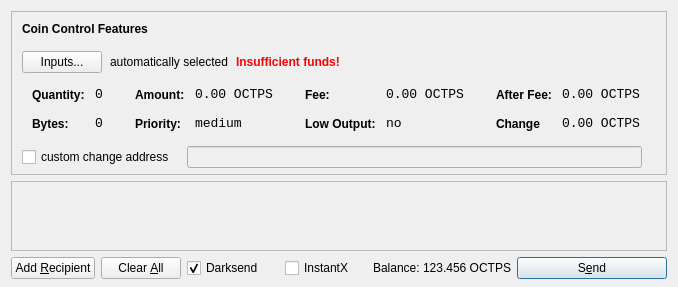
<?xml version="1.0" encoding="UTF-8"?>
<ui version="4.0">
 <class>SendCoinsDialog</class>
 <widget class="QDialog" name="SendCoinsDialog">
  <property name="geometry">
   <rect>
    <x>0</x>
    <y>0</y>
    <width>250</width>
    <height>200</height>
   </rect>
  </property>
  <property name="windowTitle">
   <string>Send Coins</string>
  </property>
  <layout class="QVBoxLayout" name="verticalLayout" stretch="0,1,0">
   <property name="bottomMargin">
    <number>8</number>
   </property>
   <item>
    <widget class="QFrame" name="frameCoinControl">
     <property name="sizePolicy">
      <sizepolicy hsizetype="Expanding" vsizetype="Expanding">
       <horstretch>0</horstretch>
       <verstretch>0</verstretch>
      </sizepolicy>
     </property>
     <property name="maximumSize">
      <size>
       <width>16777215</width>
       <height>16777215</height>
      </size>
     </property>
     <property name="frameShape">
      <enum>QFrame::StyledPanel</enum>
     </property>
     <property name="frameShadow">
      <enum>QFrame::Sunken</enum>
     </property>
     <layout class="QVBoxLayout" name="verticalLayoutCoinControl2">
      <property name="spacing">
       <number>-1</number>
      </property>
      <property name="leftMargin">
       <number>0</number>
      </property>
      <property name="topMargin">
       <number>0</number>
      </property>
      <property name="rightMargin">
       <number>0</number>
      </property>
      <property name="bottomMargin">
       <number>6</number>
      </property>
      <item>
       <layout class="QVBoxLayout" name="verticalLayoutCoinControl" stretch="0,0,0,0,1">
        <property name="spacing">
         <number>0</number>
        </property>
        <property name="leftMargin">
         <number>10</number>
        </property>
        <property name="topMargin">
         <number>10</number>
        </property>
        <item>
         <layout class="QHBoxLayout" name="horizontalLayoutCoinControl1">
          <property name="bottomMargin">
           <number>15</number>
          </property>
          <item>
           <widget class="QLabel" name="labelCoinControlFeatures">
            <property name="sizePolicy">
             <sizepolicy hsizetype="Preferred" vsizetype="Maximum">
              <horstretch>0</horstretch>
              <verstretch>0</verstretch>
             </sizepolicy>
            </property>
            <property name="font">
             <font>
              <weight>75</weight>
              <bold>true</bold>
             </font>
            </property>
            <property name="styleSheet">
             <string notr="true">font-weight:bold;</string>
            </property>
            <property name="text">
             <string>Coin Control Features</string>
            </property>
           </widget>
          </item>
         </layout>
        </item>
        <item>
         <layout class="QHBoxLayout" name="horizontalLayoutCoinControl2" stretch="0,0,0,0">
          <property name="spacing">
           <number>8</number>
          </property>
          <property name="bottomMargin">
           <number>10</number>
          </property>
          <item>
           <widget class="QPushButton" name="pushButtonCoinControl">
            <property name="styleSheet">
             <string notr="true"/>
            </property>
            <property name="text">
             <string>Inputs...</string>
            </property>
           </widget>
          </item>
          <item>
           <widget class="QLabel" name="labelCoinControlAutomaticallySelected">
            <property name="text">
             <string>automatically selected</string>
            </property>
            <property name="margin">
             <number>5</number>
            </property>
           </widget>
          </item>
          <item>
           <widget class="QLabel" name="labelCoinControlInsuffFunds">
            <property name="font">
             <font>
              <weight>75</weight>
              <bold>true</bold>
             </font>
            </property>
            <property name="styleSheet">
             <string notr="true">color:red;font-weight:bold;</string>
            </property>
            <property name="text">
             <string>Insufficient funds!</string>
            </property>
            <property name="margin">
             <number>5</number>
            </property>
           </widget>
          </item>
          <item>
           <spacer name="horizontalSpacerCoinControl">
            <property name="orientation">
             <enum>Qt::Horizontal</enum>
            </property>
            <property name="sizeHint" stdset="0">
             <size>
              <width>40</width>
              <height>1</height>
             </size>
            </property>
           </spacer>
          </item>
         </layout>
        </item>
        <item>
         <widget class="QWidget" name="widgetCoinControl" native="true">
          <property name="sizePolicy">
           <sizepolicy hsizetype="Preferred" vsizetype="Preferred">
            <horstretch>0</horstretch>
            <verstretch>0</verstretch>
           </sizepolicy>
          </property>
          <property name="minimumSize">
           <size>
            <width>0</width>
            <height>0</height>
           </size>
          </property>
          <property name="styleSheet">
           <string notr="true"/>
          </property>
          <layout class="QHBoxLayout" name="horizontalLayoutCoinControl5">
           <property name="margin">
            <number>0</number>
           </property>
           <item>
            <layout class="QHBoxLayout" name="horizontalLayoutCoinControl3" stretch="0,0,0,1">
             <property name="spacing">
              <number>20</number>
             </property>
             <property name="topMargin">
              <number>0</number>
             </property>
             <property name="bottomMargin">
              <number>10</number>
             </property>
             <item>
              <layout class="QFormLayout" name="formLayoutCoinControl1">
               <property name="horizontalSpacing">
                <number>10</number>
               </property>
               <property name="verticalSpacing">
                <number>14</number>
               </property>
               <property name="leftMargin">
                <number>10</number>
               </property>
               <property name="topMargin">
                <number>4</number>
               </property>
               <property name="rightMargin">
                <number>6</number>
               </property>
               <item row="0" column="0">
                <widget class="QLabel" name="labelCoinControlQuantityText">
                 <property name="styleSheet">
                  <string notr="true">font-weight:bold;</string>
                 </property>
                 <property name="text">
                  <string>Quantity:</string>
                 </property>
                 <property name="margin">
                  <number>0</number>
                 </property>
                </widget>
               </item>
               <item row="0" column="1">
                <widget class="QLabel" name="labelCoinControlQuantity">
                 <property name="font">
                  <font>
                   <family>Monospace</family>
                   <pointsize>10</pointsize>
                  </font>
                 </property>
                 <property name="cursor">
                  <cursorShape>IBeamCursor</cursorShape>
                 </property>
                 <property name="contextMenuPolicy">
                  <enum>Qt::ActionsContextMenu</enum>
                 </property>
                 <property name="text">
                  <string>0</string>
                 </property>
                 <property name="margin">
                  <number>0</number>
                 </property>
                 <property name="textInteractionFlags">
                  <set>Qt::LinksAccessibleByMouse|Qt::TextSelectableByKeyboard|Qt::TextSelectableByMouse</set>
                 </property>
                </widget>
               </item>
               <item row="1" column="0">
                <widget class="QLabel" name="labelCoinControlBytesText">
                 <property name="styleSheet">
                  <string notr="true">font-weight:bold;</string>
                 </property>
                 <property name="text">
                  <string>Bytes:</string>
                 </property>
                </widget>
               </item>
               <item row="1" column="1">
                <widget class="QLabel" name="labelCoinControlBytes">
                 <property name="font">
                  <font>
                   <family>Monospace</family>
                   <pointsize>10</pointsize>
                  </font>
                 </property>
                 <property name="cursor">
                  <cursorShape>IBeamCursor</cursorShape>
                 </property>
                 <property name="contextMenuPolicy">
                  <enum>Qt::ActionsContextMenu</enum>
                 </property>
                 <property name="text">
                  <string>0</string>
                 </property>
                 <property name="textInteractionFlags">
                  <set>Qt::LinksAccessibleByMouse|Qt::TextSelectableByKeyboard|Qt::TextSelectableByMouse</set>
                 </property>
                </widget>
               </item>
              </layout>
             </item>
             <item>
              <layout class="QFormLayout" name="formLayoutCoinControl2">
               <property name="horizontalSpacing">
                <number>10</number>
               </property>
               <property name="verticalSpacing">
                <number>14</number>
               </property>
               <property name="leftMargin">
                <number>6</number>
               </property>
               <property name="topMargin">
                <number>4</number>
               </property>
               <property name="rightMargin">
                <number>6</number>
               </property>
               <item row="0" column="0">
                <widget class="QLabel" name="labelCoinControlAmountText">
                 <property name="styleSheet">
                  <string notr="true">font-weight:bold;</string>
                 </property>
                 <property name="text">
                  <string>Amount:</string>
                 </property>
                 <property name="margin">
                  <number>0</number>
                 </property>
                </widget>
               </item>
               <item row="0" column="1">
                <widget class="QLabel" name="labelCoinControlAmount">
                 <property name="font">
                  <font>
                   <family>Monospace</family>
                   <pointsize>10</pointsize>
                  </font>
                 </property>
                 <property name="cursor">
                  <cursorShape>IBeamCursor</cursorShape>
                 </property>
                 <property name="contextMenuPolicy">
                  <enum>Qt::ActionsContextMenu</enum>
                 </property>
                 <property name="text">
                  <string>0.00 OCTPS</string>
                 </property>
                 <property name="textInteractionFlags">
                  <set>Qt::LinksAccessibleByMouse|Qt::TextSelectableByKeyboard|Qt::TextSelectableByMouse</set>
                 </property>
                </widget>
               </item>
               <item row="1" column="0">
                <widget class="QLabel" name="labelCoinControlPriorityText">
                 <property name="styleSheet">
                  <string notr="true">font-weight:bold;</string>
                 </property>
                 <property name="text">
                  <string>Priority:</string>
                 </property>
                </widget>
               </item>
               <item row="1" column="1">
                <widget class="QLabel" name="labelCoinControlPriority">
                 <property name="font">
                  <font>
                   <family>Monospace</family>
                   <pointsize>10</pointsize>
                  </font>
                 </property>
                 <property name="cursor">
                  <cursorShape>IBeamCursor</cursorShape>
                 </property>
                 <property name="contextMenuPolicy">
                  <enum>Qt::ActionsContextMenu</enum>
                 </property>
                 <property name="text">
                  <string>medium</string>
                 </property>
                 <property name="textInteractionFlags">
                  <set>Qt::LinksAccessibleByMouse|Qt::TextSelectableByKeyboard|Qt::TextSelectableByMouse</set>
                 </property>
                </widget>
               </item>
              </layout>
             </item>
             <item>
              <layout class="QFormLayout" name="formLayoutCoinControl3">
               <property name="horizontalSpacing">
                <number>10</number>
               </property>
               <property name="verticalSpacing">
                <number>14</number>
               </property>
               <property name="leftMargin">
                <number>6</number>
               </property>
               <property name="topMargin">
                <number>4</number>
               </property>
               <property name="rightMargin">
                <number>6</number>
               </property>
               <item row="0" column="0">
                <widget class="QLabel" name="labelCoinControlFeeText">
                 <property name="styleSheet">
                  <string notr="true">font-weight:bold;</string>
                 </property>
                 <property name="text">
                  <string>Fee:</string>
                 </property>
                 <property name="margin">
                  <number>0</number>
                 </property>
                </widget>
               </item>
               <item row="0" column="1">
                <widget class="QLabel" name="labelCoinControlFee">
                 <property name="font">
                  <font>
                   <family>Monospace</family>
                   <pointsize>10</pointsize>
                  </font>
                 </property>
                 <property name="cursor">
                  <cursorShape>IBeamCursor</cursorShape>
                 </property>
                 <property name="contextMenuPolicy">
                  <enum>Qt::ActionsContextMenu</enum>
                 </property>
                 <property name="text">
                  <string>0.00 OCTPS</string>
                 </property>
                 <property name="textInteractionFlags">
                  <set>Qt::LinksAccessibleByMouse|Qt::TextSelectableByKeyboard|Qt::TextSelectableByMouse</set>
                 </property>
                </widget>
               </item>
               <item row="1" column="0">
                <widget class="QLabel" name="labelCoinControlLowOutputText">
                 <property name="styleSheet">
                  <string notr="true">font-weight:bold;</string>
                 </property>
                 <property name="text">
                  <string>Low Output:</string>
                 </property>
                </widget>
               </item>
               <item row="1" column="1">
                <widget class="QLabel" name="labelCoinControlLowOutput">
                 <property name="font">
                  <font>
                   <family>Monospace</family>
                   <pointsize>10</pointsize>
                  </font>
                 </property>
                 <property name="cursor">
                  <cursorShape>IBeamCursor</cursorShape>
                 </property>
                 <property name="contextMenuPolicy">
                  <enum>Qt::ActionsContextMenu</enum>
                 </property>
                 <property name="text">
                  <string>no</string>
                 </property>
                 <property name="textInteractionFlags">
                  <set>Qt::LinksAccessibleByMouse|Qt::TextSelectableByKeyboard|Qt::TextSelectableByMouse</set>
                 </property>
                </widget>
               </item>
              </layout>
             </item>
             <item>
              <layout class="QFormLayout" name="formLayoutCoinControl4">
               <property name="horizontalSpacing">
                <number>10</number>
               </property>
               <property name="verticalSpacing">
                <number>14</number>
               </property>
               <property name="leftMargin">
                <number>6</number>
               </property>
               <property name="topMargin">
                <number>4</number>
               </property>
               <property name="rightMargin">
                <number>6</number>
               </property>
               <item row="0" column="0">
                <widget class="QLabel" name="labelCoinControlAfterFeeText">
                 <property name="styleSheet">
                  <string notr="true">font-weight:bold;</string>
                 </property>
                 <property name="text">
                  <string>After Fee:</string>
                 </property>
                 <property name="margin">
                  <number>0</number>
                 </property>
                </widget>
               </item>
               <item row="0" column="1">
                <widget class="QLabel" name="labelCoinControlAfterFee">
                 <property name="font">
                  <font>
                   <family>Monospace</family>
                   <pointsize>10</pointsize>
                  </font>
                 </property>
                 <property name="cursor">
                  <cursorShape>IBeamCursor</cursorShape>
                 </property>
                 <property name="contextMenuPolicy">
                  <enum>Qt::ActionsContextMenu</enum>
                 </property>
                 <property name="text">
                  <string>0.00 OCTPS</string>
                 </property>
                 <property name="textInteractionFlags">
                  <set>Qt::LinksAccessibleByMouse|Qt::TextSelectableByKeyboard|Qt::TextSelectableByMouse</set>
                 </property>
                </widget>
               </item>
               <item row="1" column="0">
                <widget class="QLabel" name="labelCoinControlChangeText">
                 <property name="styleSheet">
                  <string notr="true">font-weight:bold;</string>
                 </property>
                 <property name="text">
                  <string>Change</string>
                 </property>
                </widget>
               </item>
               <item row="1" column="1">
                <widget class="QLabel" name="labelCoinControlChange">
                 <property name="font">
                  <font>
                   <family>Monospace</family>
                   <pointsize>10</pointsize>
                  </font>
                 </property>
                 <property name="cursor">
                  <cursorShape>IBeamCursor</cursorShape>
                 </property>
                 <property name="contextMenuPolicy">
                  <enum>Qt::ActionsContextMenu</enum>
                 </property>
                 <property name="text">
                  <string>0.00 OCTPS</string>
                 </property>
                 <property name="textInteractionFlags">
                  <set>Qt::LinksAccessibleByMouse|Qt::TextSelectableByKeyboard|Qt::TextSelectableByMouse</set>
                 </property>
                </widget>
               </item>
              </layout>
             </item>
            </layout>
           </item>
          </layout>
         </widget>
        </item>
        <item>
         <layout class="QHBoxLayout" name="horizontalLayoutCoinControl4" stretch="0,0,0">
          <property name="spacing">
           <number>12</number>
          </property>
          <property name="sizeConstraint">
           <enum>QLayout::SetDefaultConstraint</enum>
          </property>
          <property name="topMargin">
           <number>5</number>
          </property>
          <property name="rightMargin">
           <number>5</number>
          </property>
          <item>
           <widget class="QCheckBox" name="checkBoxCoinControlChange">
            <property name="text">
             <string>custom change address</string>
            </property>
           </widget>
          </item>
          <item>
           <widget class="QLineEdit" name="lineEditCoinControlChange">
            <property name="enabled">
             <bool>false</bool>
            </property>
            <property name="sizePolicy">
             <sizepolicy hsizetype="Expanding" vsizetype="Fixed">
              <horstretch>0</horstretch>
              <verstretch>0</verstretch>
             </sizepolicy>
            </property>
           </widget>
          </item>
          <item>
           <widget class="QLabel" name="labelCoinControlChangeLabel">
            <property name="sizePolicy">
             <sizepolicy hsizetype="Preferred" vsizetype="Expanding">
              <horstretch>0</horstretch>
              <verstretch>0</verstretch>
             </sizepolicy>
            </property>
            <property name="minimumSize">
             <size>
              <width>0</width>
              <height>0</height>
             </size>
            </property>
            <property name="text">
             <string/>
            </property>
            <property name="margin">
             <number>3</number>
            </property>
           </widget>
          </item>
         </layout>
        </item>
        <item>
         <spacer name="verticalSpacerCoinControl">
          <property name="orientation">
           <enum>Qt::Vertical</enum>
          </property>
          <property name="sizeHint" stdset="0">
           <size>
            <width>200</width>
            <height>1</height>
           </size>
          </property>
         </spacer>
        </item>
       </layout>
      </item>
     </layout>
    </widget>
   </item>
   <item>
    <widget class="QScrollArea" name="scrollArea">
     <property name="widgetResizable">
      <bool>true</bool>
     </property>
     <widget class="QWidget" name="scrollAreaWidgetContents">
      <property name="geometry">
       <rect>
        <x>0</x>
        <y>0</y>
        <width>230</width>
        <height>165</height>
       </rect>
      </property>
      <layout class="QVBoxLayout" name="verticalLayout_2">
       <property name="margin">
        <number>0</number>
       </property>
       <item>
        <layout class="QVBoxLayout" name="entries">
         <property name="spacing">
          <number>6</number>
         </property>
        </layout>
       </item>
       <item>
        <spacer name="verticalSpacer">
         <property name="orientation">
          <enum>Qt::Vertical</enum>
         </property>
         <property name="sizeHint" stdset="0">
          <size>
           <width>20</width>
           <height>40</height>
          </size>
         </property>
        </spacer>
       </item>
      </layout>
     </widget>
    </widget>
   </item>
   <item>
    <layout class="QHBoxLayout" name="horizontalLayout">
     <item>
      <widget class="QPushButton" name="addButton">
       <property name="toolTip">
        <string>Send to multiple recipients at once</string>
       </property>
       <property name="text">
        <string>Add &amp;Recipient</string>
       </property>
       <property name="autoDefault">
        <bool>false</bool>
       </property>
      </widget>
     </item>
     <item>
      <widget class="QPushButton" name="clearButton">
       <property name="sizePolicy">
        <sizepolicy hsizetype="Minimum" vsizetype="Fixed">
         <horstretch>0</horstretch>
         <verstretch>0</verstretch>
        </sizepolicy>
       </property>
       <property name="toolTip">
        <string>Remove all transaction fields</string>
       </property>
       <property name="text">
        <string>Clear &amp;All</string>
       </property>
       <property name="autoRepeatDelay">
        <number>300</number>
       </property>
       <property name="autoDefault">
        <bool>false</bool>
       </property>
      </widget>
     </item>
     <item>
      <layout class="QHBoxLayout" name="horizontalLayout_2">
       <property name="spacing">
        <number>3</number>
       </property>
        <item>
        <widget class="QCheckBox" name="checkUseDarksend">
         <property name="minimumSize">
          <size>
           <width>95</width>
           <height>0</height>
          </size>
         </property>
         <property name="text">
          <string>Darksend</string>
         </property>
         <property name="checked">
          <bool>true</bool>
         </property>
        </widget>
       </item>
       <item>
        <widget class="QCheckBox" name="checkInstantX">
         <property name="enabled">
          <bool>true</bool>
         </property>
         <property name="minimumSize">
          <size>
           <width>85</width>
           <height>0</height>
          </size>
         </property>
         <property name="text">
          <string>InstantX</string>
         </property>
        </widget>
       </item>
       <item>
        <widget class="QLabel" name="label">
         <property name="sizePolicy">
          <sizepolicy hsizetype="Preferred" vsizetype="Fixed">
           <horstretch>0</horstretch>
           <verstretch>0</verstretch>
          </sizepolicy>
         </property>
         <property name="text">
          <string>Balance:</string>
         </property>
        </widget>
       </item>
       <item>
        <widget class="QLabel" name="labelBalance">
         <property name="sizePolicy">
          <sizepolicy hsizetype="Preferred" vsizetype="Fixed">
           <horstretch>0</horstretch>
           <verstretch>0</verstretch>
          </sizepolicy>
         </property>
         <property name="cursor">
          <cursorShape>IBeamCursor</cursorShape>
         </property>
         <property name="text">
          <string>123.456 OCTPS</string>
         </property>
         <property name="textInteractionFlags">
          <set>Qt::LinksAccessibleByMouse|Qt::TextSelectableByKeyboard|Qt::TextSelectableByMouse</set>
         </property>
        </widget>
       </item>
      </layout>
     </item>
     <item>
      <spacer name="horizontalSpacer">
       <property name="orientation">
        <enum>Qt::Horizontal</enum>
       </property>
       <property name="sizeHint" stdset="0">
        <size>
         <width>40</width>
         <height>20</height>
        </size>
       </property>
      </spacer>
     </item>
     <item>
      <widget class="QPushButton" name="sendButton">
       <property name="minimumSize">
        <size>
         <width>150</width>
         <height>0</height>
        </size>
       </property>
       <property name="toolTip">
        <string>Confirm the send action</string>
       </property>
       <property name="text">
        <string>S&amp;end</string>
       </property>
       <property name="icon">
        <iconset resource="../bitcoin.qrc">
         <normaloff>:/icons/send</normaloff>:/icons/send</iconset>
       </property>
       <property name="default">
        <bool>true</bool>
       </property>
      </widget>
     </item>
    </layout>
   </item>
  </layout>
 </widget>
 <resources>
  <include location="../bitcoin.qrc"/>
 </resources>
 <connections/>
</ui>
